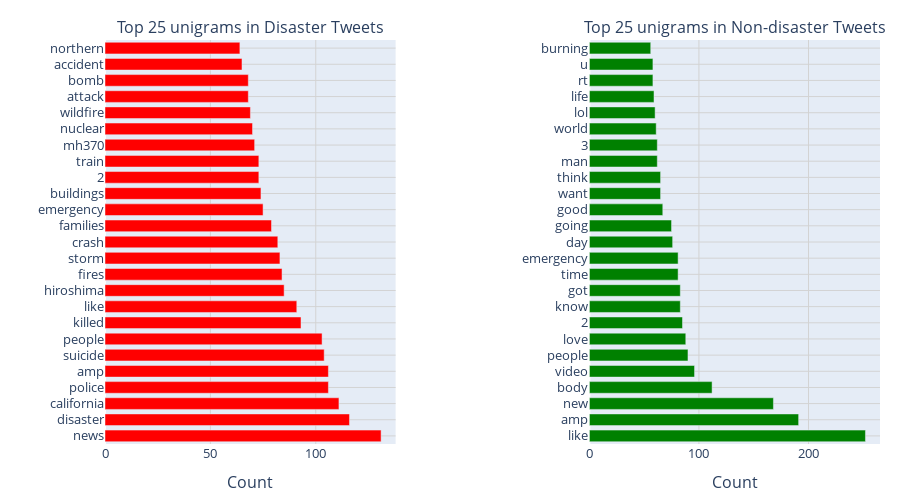
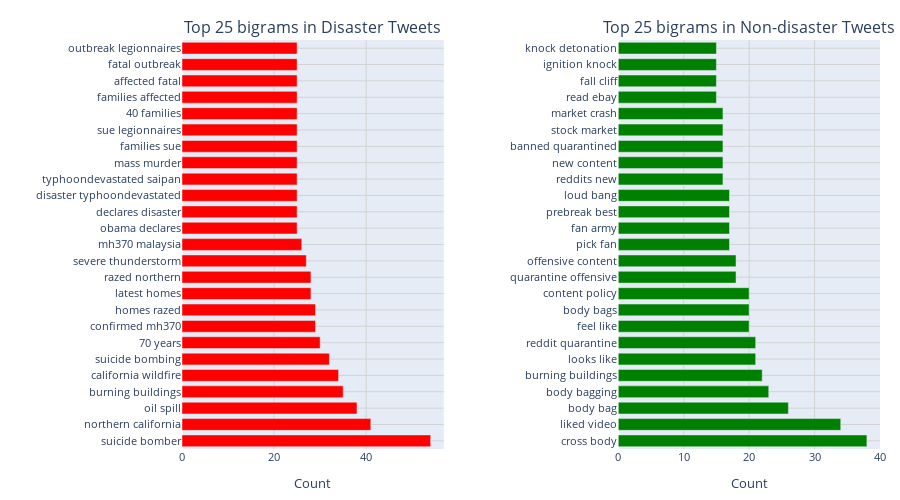
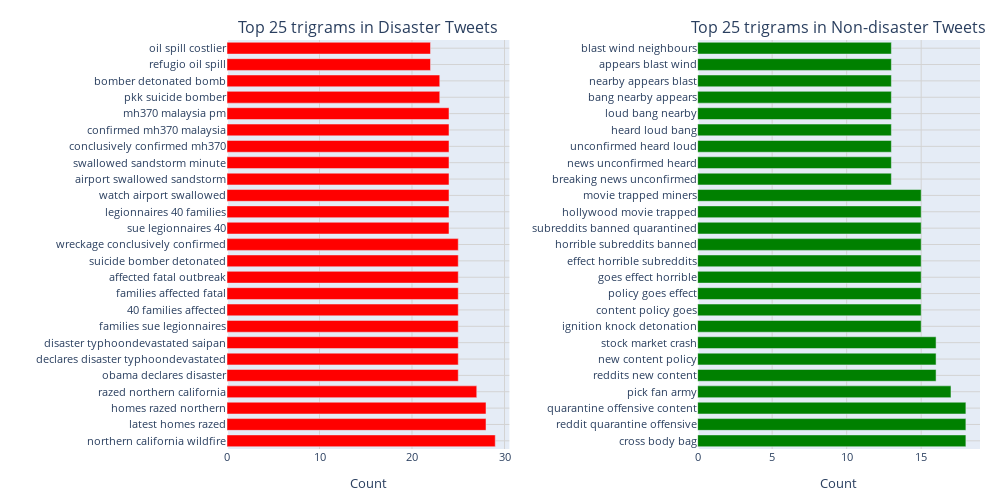

Notebook cell for these charts, in order:
### Markdown cell above
#### Analize n-grams

### Code cell
(
    df_disaster_unigrams, df_nondisaster_unigrams,
    df_disaster_bigrams, df_nondisaster_bigrams,
    df_disaster_trigrams, df_nondisaster_trigrams
) = analyze_ngrams(df_train)

### Figure 1 — Plotly figure (JSON) as saved in the notebook; plotly's stock layout.template omitted (floating-point values rounded to 4 significant figures)
{"data": [{"marker": {"color": "red"}, "name": "Disaster", "orientation": "h", "type": "bar", "x": [131, 116, 111, 106, 106, 104, 103, 93, 91, 85, 84, 83, 82, 79, 75, 74, 73, 73, 71, 70, 69, 68, 68, 65, 64], "xaxis": "x", "y": ["news", "disaster", "california", "police", "amp", "suicide", "people", "killed", "like", "hiroshima", "fires", "storm", "crash", "families", "emergency", "buildings", "2", "train", "mh370", "nuclear", "wildfire", "attack", "bomb", "accident", "northern"], "yaxis": "y"}, {"marker": {"color": "green"}, "name": "Non-disaster", "orientation": "h", "type": "bar", "x": [252, 191, 168, 112, 96, 90, 88, 85, 83, 83, 81, 81, 76, 75, 67, 65, 65, 62, 62, 61, 60, 59, 58, 58, 56], "xaxis": "x2", "y": ["like", "amp", "new", "body", "video", "people", "love", "2", "know", "got", "time", "emergency", "day", "going", "good", "want", "think", "man", "3", "world", "lol", "life", "rt", "u", "burning"], "yaxis": "y2"}], "layout": {"annotations": [{"font": {"size": 16}, "showarrow": false, "text": "Top 25 unigrams in Disaster Tweets", "x": 0.1875, "xanchor": "center", "xref": "paper", "y": 1, "yanchor": "bottom", "yref": "paper"}, {"font": {"size": 16}, "showarrow": false, "text": "Top 25 unigrams in Non-disaster Tweets", "x": 0.8125, "xanchor": "center", "xref": "paper", "y": 1, "yanchor": "bottom", "yref": "paper"}], "bargap": 0.2, "bargroupgap": 0.1, "font": {"size": 13}, "height": 500, "margin": {"b": 20, "l": 20, "r": 20, "t": 40}, "showlegend": false, "title": {"font": {"size": 15}}, "width": 900, "xaxis": {"anchor": "y", "domain": [0, 0.375], "gridcolor": "LightGray", "gridwidth": 1, "showgrid": true, "title": {"text": "Count"}}, "xaxis2": {"anchor": "y2", "domain": [0.625, 1], "gridcolor": "LightGray", "gridwidth": 1, "showgrid": true, "title": {"text": "Count"}}, "yaxis": {"anchor": "x", "domain": [0, 1], "gridcolor": "LightGray", "gridwidth": 1, "showgrid": true, "title": {"text": ""}}, "yaxis2": {"anchor": "x2", "domain": [0, 1], "gridcolor": "LightGray", "gridwidth": 1, "showgrid": true, "title": {"text": ""}}}}

### Figure 2 — Plotly figure (JSON) as saved in the notebook; plotly's stock layout.template omitted (floating-point values rounded to 4 significant figures)
{"data": [{"marker": {"color": "red"}, "name": "Disaster", "orientation": "h", "type": "bar", "x": [54, 41, 38, 35, 34, 32, 30, 29, 29, 28, 28, 27, 26, 25, 25, 25, 25, 25, 25, 25, 25, 25, 25, 25, 25], "xaxis": "x", "y": ["suicide bomber", "northern california", "oil spill", "burning buildings", "california wildfire", "suicide bombing", "70 years", "confirmed mh370", "homes razed", "latest homes", "razed northern", "severe thunderstorm", "mh370 malaysia", "obama declares", "declares disaster", "disaster typhoondevastated", "typhoondevastated saipan", "mass murder", "families sue", "sue legionnaires", "40 families", "families affected", "affected fatal", "fatal outbreak", "outbreak legionnaires"], "yaxis": "y"}, {"marker": {"color": "green"}, "name": "Non-disaster", "orientation": "h", "type": "bar", "x": [38, 34, 26, 23, 22, 21, 21, 20, 20, 20, 18, 18, 17, 17, 17, 17, 16, 16, 16, 16, 16, 15, 15, 15, 15], "xaxis": "x2", "y": ["cross body", "liked video", "body bag", "body bagging", "burning buildings", "looks like", "reddit quarantine", "feel like", "body bags", "content policy", "quarantine offensive", "offensive content", "pick fan", "fan army", "prebreak best", "loud bang", "reddits new", "new content", "banned quarantined", "stock market", "market crash", "read ebay", "fall cliff", "ignition knock", "knock detonation"], "yaxis": "y2"}], "layout": {"annotations": [{"font": {"size": 16}, "showarrow": false, "text": "Top 25 bigrams in Disaster Tweets", "x": 0.1875, "xanchor": "center", "xref": "paper", "y": 1, "yanchor": "bottom", "yref": "paper"}, {"font": {"size": 16}, "showarrow": false, "text": "Top 25 bigrams in Non-disaster Tweets", "x": 0.8125, "xanchor": "center", "xref": "paper", "y": 1, "yanchor": "bottom", "yref": "paper"}], "bargap": 0.2, "bargroupgap": 0.1, "font": {"size": 11}, "height": 500, "margin": {"b": 20, "l": 20, "r": 20, "t": 40}, "showlegend": false, "title": {"font": {"size": 15}}, "width": 900, "xaxis": {"anchor": "y", "domain": [0, 0.375], "gridcolor": "LightGray", "gridwidth": 1, "showgrid": true, "title": {"text": "Count"}}, "xaxis2": {"anchor": "y2", "domain": [0.625, 1], "gridcolor": "LightGray", "gridwidth": 1, "showgrid": true, "title": {"text": "Count"}}, "yaxis": {"anchor": "x", "domain": [0, 1], "gridcolor": "LightGray", "gridwidth": 1, "showgrid": true, "title": {"text": ""}}, "yaxis2": {"anchor": "x2", "domain": [0, 1], "gridcolor": "LightGray", "gridwidth": 1, "showgrid": true, "title": {"text": ""}}}}

### Figure 3 — Plotly figure (JSON) as saved in the notebook; plotly's stock layout.template omitted (floating-point values rounded to 4 significant figures)
{"data": [{"marker": {"color": "red"}, "name": "Disaster", "orientation": "h", "type": "bar", "x": [29, 28, 28, 27, 25, 25, 25, 25, 25, 25, 25, 25, 25, 24, 24, 24, 24, 24, 24, 24, 24, 23, 23, 22, 22], "xaxis": "x", "y": ["northern california wildfire", "latest homes razed", "homes razed northern", "razed northern california", "obama declares disaster", "declares disaster typhoondevastated", "disaster typhoondevastated saipan", "families sue legionnaires", "40 families affected", "families affected fatal", "affected fatal outbreak", "suicide bomber detonated", "wreckage conclusively confirmed", "sue legionnaires 40", "legionnaires 40 families", "watch airport swallowed", "airport swallowed sandstorm", "swallowed sandstorm minute", "conclusively confirmed mh370", "confirmed mh370 malaysia", "mh370 malaysia pm", "pkk suicide bomber", "bomber detonated bomb", "refugio oil spill", "oil spill costlier"], "yaxis": "y"}, {"marker": {"color": "green"}, "name": "Non-disaster", "orientation": "h", "type": "bar", "x": [18, 18, 18, 17, 16, 16, 16, 15, 15, 15, 15, 15, 15, 15, 15, 15, 13, 13, 13, 13, 13, 13, 13, 13, 13], "xaxis": "x2", "y": ["cross body bag", "reddit quarantine offensive", "quarantine offensive content", "pick fan army", "reddits new content", "new content policy", "stock market crash", "ignition knock detonation", "content policy goes", "policy goes effect", "goes effect horrible", "effect horrible subreddits", "horrible subreddits banned", "subreddits banned quarantined", "hollywood movie trapped", "movie trapped miners", "breaking news unconfirmed", "news unconfirmed heard", "unconfirmed heard loud", "heard loud bang", "loud bang nearby", "bang nearby appears", "nearby appears blast", "appears blast wind", "blast wind neighbours"], "yaxis": "y2"}], "layout": {"annotations": [{"font": {"size": 16}, "showarrow": false, "text": "Top 25 trigrams in Disaster Tweets", "x": 0.1875, "xanchor": "center", "xref": "paper", "y": 1, "yanchor": "bottom", "yref": "paper"}, {"font": {"size": 16}, "showarrow": false, "text": "Top 25 trigrams in Non-disaster Tweets", "x": 0.8125, "xanchor": "center", "xref": "paper", "y": 1, "yanchor": "bottom", "yref": "paper"}], "bargap": 0.2, "bargroupgap": 0.1, "font": {"size": 11}, "height": 500, "margin": {"b": 20, "l": 20, "r": 20, "t": 40}, "showlegend": false, "title": {"font": {"size": 15}}, "width": 1000, "xaxis": {"anchor": "y", "domain": [0, 0.375], "gridcolor": "LightGray", "gridwidth": 1, "showgrid": true, "title": {"text": "Count"}}, "xaxis2": {"anchor": "y2", "domain": [0.625, 1], "gridcolor": "LightGray", "gridwidth": 1, "showgrid": true, "title": {"text": "Count"}}, "yaxis": {"anchor": "x", "domain": [0, 1], "gridcolor": "LightGray", "gridwidth": 1, "showgrid": true, "title": {"text": ""}}, "yaxis2": {"anchor": "x2", "domain": [0, 1], "gridcolor": "LightGray", "gridwidth": 1, "showgrid": true, "title": {"text": ""}}}}
